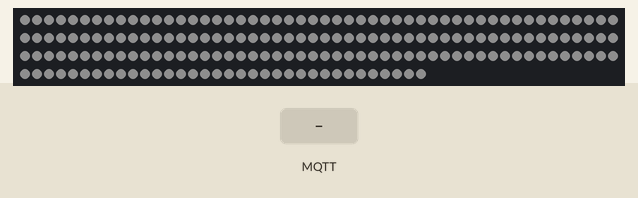
Bench run of a sketch on a simulated ESP32. Shown: 184 RGB LEDs in strip order, left to right, continuing on the next row. Inputs (shaded band) come from the test bench. Dim RGB values are drawn brighter than linear; WiFi joins after 1.5 s; servers stay silent unless stated; no MQTT or app messages arrive unless stated; what the sketch prints to the serial monitor is not drawn.

Above: at 1.2 s.
1.3 s: MQTT message "#" arrives on the first subscribed topic
2.8 s: MQTT message "5" arrives on the first subscribed topic
4.3 s: MQTT message "90" arrives on the first subscribed topic
Timing chart, 0 to 7.3 s (numbered marks = the images above; inputs shaded):
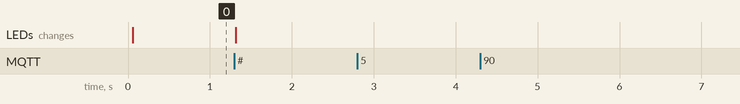

The sketch:

WS2812_ESP32_MQTT_OTA.ino
```cpp
// Anbindung einer WS2812 LED-Leiste an das lokale Netzwerk
// incl. OTA, MQTT und Last Mode

// ---------- Einzubindende Librarys -------------------
#include <WiFi.h>
#include <PubSubClient.h>
#include <ESPmDNS.h>
#include <WiFiUdp.h>
#include <ArduinoOTA.h>
#include <Adafruit_NeoPixel.h>
#include <EEPROM.h>
// -----------------------------------------------------

// ----- Wifi ------------------------------------
const char ssid[] = "SSID";
const char pass[] = "KEY";
WiFiClient net;
// -----------------------------------------------


// ------------- MQTT Definitionen ----------------------------------------------
const char* SubscribeTo = "/ESP32/DG/Gaeste/tele"; //Sendekanal Nachrichten
const char* SubscribeFrom = "/ESP32/DG/Gaeste/color"; //Empfangskanal Nachrichten
const char* mqtt_server = "192.168.178.69"; //MQTT Server
PubSubClient pubClient(net); //Client Initialisieren
// ------------------------------------------------------------------------------


// --- Nachrichten initialisieren -----
long lastMsg = 0;
char msg[50];
String message("#000000");
String lastMessage("#000000");
String color("");
// ------------------------------------

// ---- Allgemeine Deklarationen --------------
unsigned long lastMillis = 100000;


#define EEPROM_SIZE 64
int r = 30;
int g = 30;
int b = 30;


// ---- Deklarationen LED-leiste --------------
#define PIN            22       // Steuerungspin/Datenpin der LED-Leiste
#define NUMPIXELS      184      // Anzahl der angeschlossenen LED (Zähl-Start mit 0) 184
int brightness = 120;           // Definition Helligkeit der Leiste (Siehe NEOPIXEL Dokumentation)
Adafruit_NeoPixel pixels = Adafruit_NeoPixel(NUMPIXELS, PIN, NEO_GRB + NEO_KHZ800);  // Initialisierung des pixels Objekt


// -------------- Callback Routine beim Empfangen einer MQTT Nachricht ---------------
void callback(char* topic, byte* payload, unsigned int length) {
  Serial.print("Message arrived [");
  Serial.print(topic);
  Serial.print("] ");


  for (int i = 0; i < length; i++) {
    //Serial.print(length);
    Serial.println((char)payload[i]);

    if(i > 0){
      color = color + String((char)payload[i]);
    }
  }

  //Serial.println();
  //Serial.print("Länge Color: ");
  //Serial.println(sizeof(color));

  // ----- Wenn Payload einen Farbwert enthält, diesen auf die Leiste schreiben ---------

  if((char)payload[0] == '#'){
    // setting color
     setNeoColor(color);
  }

  //}


  // ------------------------------------------------------------------------------------
}
// --------------------------------------------------------------------------------------


// --------- Routine Farben auf LED schreiben ---------------------
void setNeoColor(String value){
    Serial.println("Setting Neopixel..." + value);
    message = value;
    int number = (int) strtol( &value[0], NULL, 16);	// Konvertierung Farbwert String nach LongInteger

    g = number >> 16;        						// Bitshift rechts
    r = number >> 8 & 0xFF;
    b = number & 0xFF;

    // ------ Farbe im Rom ablegen --------

    // ------------------------------------

    // ------ Debug Print auf der Konsole ------
    Serial.print("RGB: ");
    Serial.print(r, DEC);
    Serial.print(" ");
    Serial.print(g, DEC);
    Serial.print(" ");
    Serial.print(b, DEC);
    Serial.println(" ");
    // -----------------------------------------

    // ------- Schleife zum Schreiben der Farben -----------------
   for(int i=0; i < NUMPIXELS; i++) {					// Ausgabe auf die LEDs
      pixels.setPixelColor(i, pixels.Color( g, r, b ) );
    }
    pixels.show();										// Aktivieren der neuen Farben
   // ------------------------------------------------------------
    Serial.println("on.");
    color = "";
}

void setup() {
  Serial.begin(115200);
  WiFi.begin(ssid, pass);

  // ------ Start MQTT -----------------------------------
  Serial.print("Connecting to MQTT...");
  pubClient.setServer(mqtt_server, 1883);
  pubClient.setCallback(callback);
  Serial.println("done!");
  // -----------------------------------------------------

  // ------------- Initialiserung Update OverTheAir ---------

   ArduinoOTA.setPort(3232); 				// Port defaults to 3232
   ArduinoOTA.setHostname("DG-LED-Port"); 	// Hostname
   ArduinoOTA.setPassword("admin"); 		// Authentication

   ArduinoOTA
    .onStart([]() {
      String type;
      if (ArduinoOTA.getCommand() == U_FLASH)
        type = "sketch";
      else // U_SPIFFS
        type = "filesystem";

      // NOTE: if updating SPIFFS this would be the place to unmount SPIFFS using SPIFFS.end()
      Serial.println("Start updating " + type);
    })
    .onEnd([]() {
      Serial.println("\nEnd");
    })
    .onProgress([](unsigned int progress, unsigned int total) {
      Serial.printf("Progress: %u%%\r", (progress / (total / 100)));
    })
    .onError([](ota_error_t error) {
      Serial.printf("Error[%u]: ", error);
      if (error == OTA_AUTH_ERROR) Serial.println("Auth Failed");
      else if (error == OTA_BEGIN_ERROR) Serial.println("Begin Failed");
      else if (error == OTA_CONNECT_ERROR) Serial.println("Connect Failed");
      else if (error == OTA_RECEIVE_ERROR) Serial.println("Receive Failed");
      else if (error == OTA_END_ERROR) Serial.println("End Failed");
    });

  ArduinoOTA.begin();
  // -----------------------------------------------------------------------------------------

  // --------------- Letzte verwendete Farbe aus EEPROM laden ------------

  // ---------------------------------------------------------------------

  // ----------- Initialisierung LED-Leiste -----------------
  pixels.setBrightness(brightness);
  pixels.begin(); // This initializes the NeoPixel library.
  pixels.show();
  delay(50);

  //Serial.println("Länge: " + sizeof(color));
   for(int i=0; i < NUMPIXELS; i++) {          // Ausgabe auf die LEDs
      pixels.setPixelColor(i, pixels.Color( g, r, b ) );
    }
    pixels.show();                    // Aktivieren der neuen Farben

  // --------------------------------------------------------

  }

void loop() {

   ArduinoOTA.handle();

   delay(10);  // <- fixes some issues with WiFi stability

// -----------Prüfung, ob MQTT Verbindung steht -------------------
  if (!pubClient.connected()) {
    delay(100);
    reconnect();
  }
  pubClient.loop();
// -------------------------------------------------------------------


}
// -----------------------------------------------------------------------------


void reconnect() { 										// Loop until we're reconnected
  while (!pubClient.connected()) {
    if (pubClient.connect("net")) {						// Attempt to connect
		  Serial.println("connected");
		  pubClient.publish(SubscribeTo, "Restart");	// Once connected, publish an announcement...
		  pubClient.subscribe(SubscribeFrom);	      	// ... and resubscribe
    } else {
		  Serial.print("failed, rc=");
		  Serial.print(pubClient.state());
		  Serial.println(" try again in 5 seconds");
		  delay(5000);									// Wait 5 seconds before retrying
    }
  }
}
```

Measured:
- after the input at 2.8 s, every drawn part: stays the same
- after the input at 4.3 s, every drawn part: stays the same
